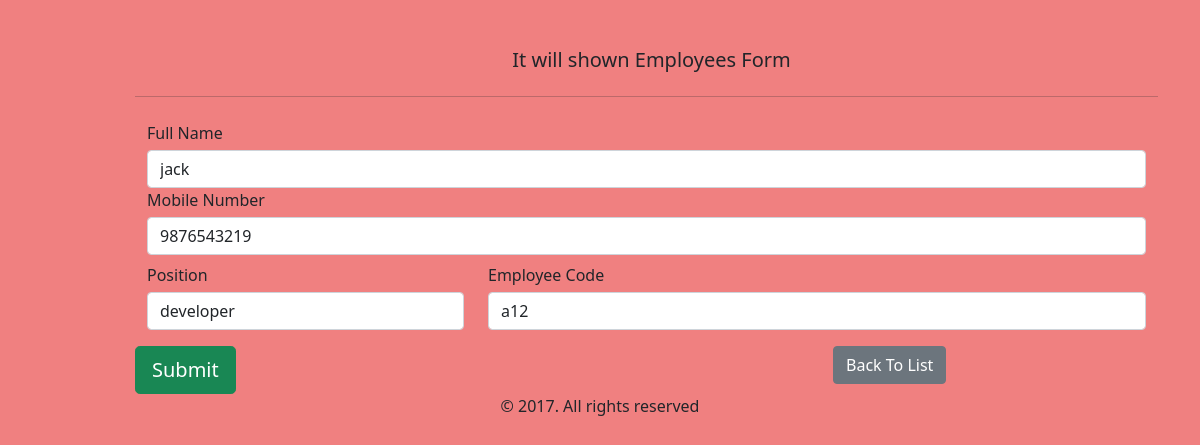
The app's page /employee/10 with its own data.
### employee_register/models.py (models this page shows)
class Emplpoyee(models.Model):
    fullname=models.CharField(max_length=100)
    emp_code=models.CharField(max_length=3)
    mobile=models.CharField(max_length=15)
    position=models.ForeignKey(Position,on_delete=models.CASCADE)

### employee_register/views.py (the view, shortened to what this page needs)
# urls.py: path('',views.employee_form,name='employee_insert'),
def employee_form(request,id=0):
    if request.method=="GET":
        if id==0:
            form=EmployeeForm()
        else:
            employee=Emplpoyee.objects.get(pk=id)
            form=EmployeeForm(instance=employee)
        return render(request,'employee_register/employee_form.html',{'form':form})

### employee_register/forms.py
class EmployeeForm(forms.ModelForm):
    class Meta:
        model=Emplpoyee
        fields=['fullname','emp_code','mobile','position']
        labels={'fullname':'Full Name','emp_code':'Employee Code',
        'mobile':'Mobile Number','position':'Position'}
        widgets = {
            "fullname":TextInput(attrs={"placeholder": "Please Enter Your Full Name Here---"}),
            "emp_code":TextInput(attrs={'placeholder':'Enter Your Employee Code Here---'}),
            "mobile":NumberInput(attrs={'placeholder':'Enter Your correct Cell Number---'})}
    def __init__(self, *args, **kwargs):
        super(EmployeeForm, self).__init__(*args, **kwargs)
        self.fields['position'].empty_label = "--Select--"

### employee_register/models.py (called while the page is built)
    def __str__(self):
        return self.title

### employee_register/templates/employee_register/employee_form.html (shortened to what this page needs)
{% extends 'employee_register/base.html' %}
{% load crispy_forms_tags %}
{% block content %}
        <div class="container">
            <div class="row">
                <form action="" method="post"  autocomplete="off" novalidate>
                {{form.fullname|as_crispy_field}}
                {{form.mobile|as_crispy_field}}
            </div>
        </div>
        <div class="container">
            <div class="row mt-2">
                <div class="col-sm-4">
                    {{form.position|as_crispy_field}}
                </div>
                <div class="col-sm-8">
                    {{form.emp_code|as_crispy_field}}
                </div>
            </div>
        </div>
        </div>
        <div class="row">
            <div class="col-md-8">
                <button type="submit" class="btn btn-success mt-3 btn btn-block btn-lg">
                    Submit
                </button>
            </div>
            <div class="col-md-4">
                <a class="btn btn-secondary mt-3" href="{% url 'employee_list' %}">Back To List</a>
            </div>
        </div>
{% endblock content %}

### employee_register/static/employee_register/css/style.css (style rules this page uses)
body { background-color:lightcoral; }
.requiredField { margin-bottom: 5px; }

### records on screen
Emplpoyee: fullname "jack", mobile "9876543219", position "developer", emp_code "a12"
